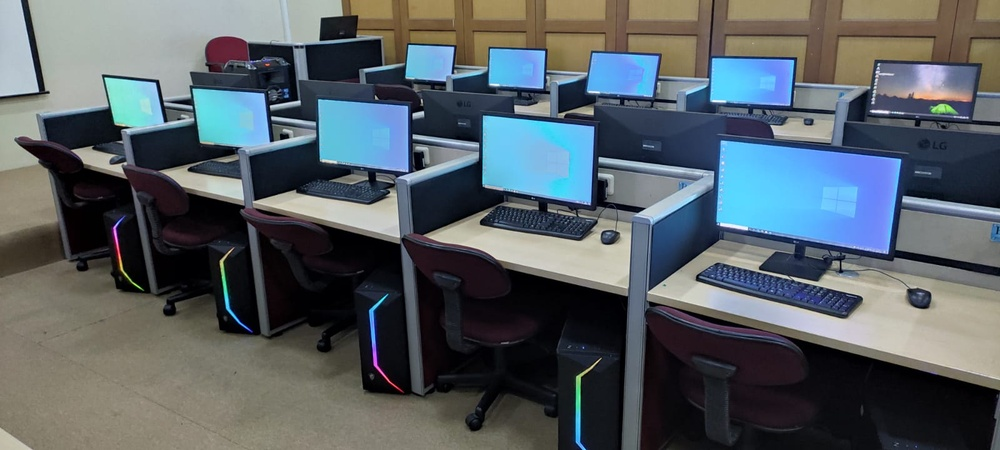
#> input picture images/lab.jpeg, 1000 x 450 px, shrunk from 1600 x 720 before the run, given in place of coins.png, which was not available
$ jupyter execute canny_edge_detector.ipynb   (shell and % lines are left out)   (text cells are left out)
#> lines starting #> are read from the running program, lines starting #| are printed output that depends on the picture; pictures that were not available may be replaced by others from this repository, and a replacement may not be noted
[cell 1]
%cd canny-edge-detector

[cell 2]
# import the necessary packages
import matplotlib.pyplot as plt
import cv2

[cell 3]
def plt_imshow(title, image):
	# convert the image frame BGR to RGB color space and display it
	image = cv2.cvtColor(image, cv2.COLOR_BGR2RGB)
	plt.imshow(image)
	plt.title(title)
	plt.grid(False)
	plt.show()

[cell 4]
# # construct the argument parser and parse the arguments
# ap = argparse.ArgumentParser()
# ap.add_argument("-i", "--image", type=str, required=True,
# 	help="path to input image")
# args = vars(ap.parse_args())

# since we are using Jupyter Notebooks we can replace our argument
# parsing code with *hard coded* arguments and values
args = {
    "image": "images/coins.png"
}

[cell 5]
# load the image, convert it to grayscale, and blur it slightly
image = cv2.imread(args["image"])
#> image is the input picture: shape (450, 1000, 3); mean B, G, R 100.6, 95.4, 86.9
gray = cv2.cvtColor(image, cv2.COLOR_BGR2GRAY)
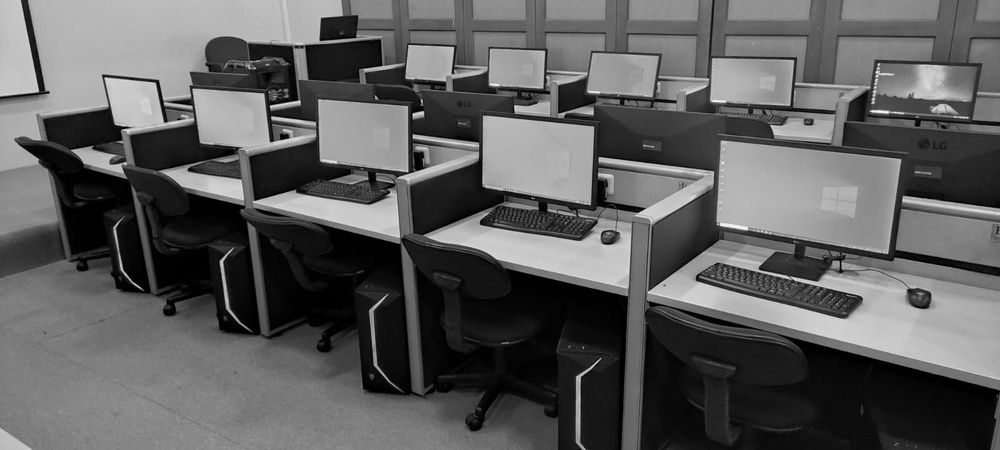
#> gray: shape (450, 1000); min 0, max 249, mean 93.4
blurred = cv2.GaussianBlur(gray, (5, 5), 0)

# show the original and blurred images
plt_imshow("Original", image)
plt_imshow("Blurred", blurred)

[cell 6]
# compute a "wide", "mid-range", and "tight" threshold for the edges
# using the Canny edge detector
wide = cv2.Canny(blurred, 10, 200)
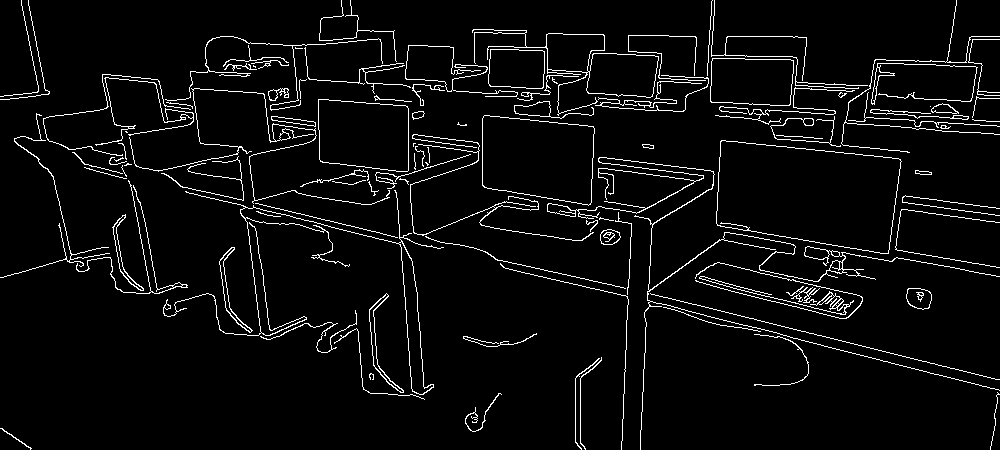
#> wide: shape (450, 1000); 4.7% white in thin lines or dots
mid = cv2.Canny(blurred, 30, 150)
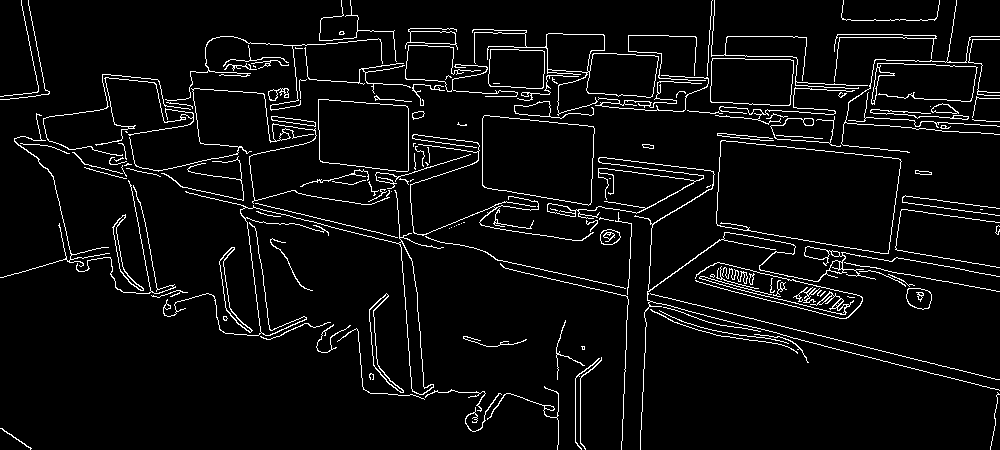
#> mid: shape (450, 1000); 5.2% white in thin lines or dots
tight = cv2.Canny(blurred, 240, 250)
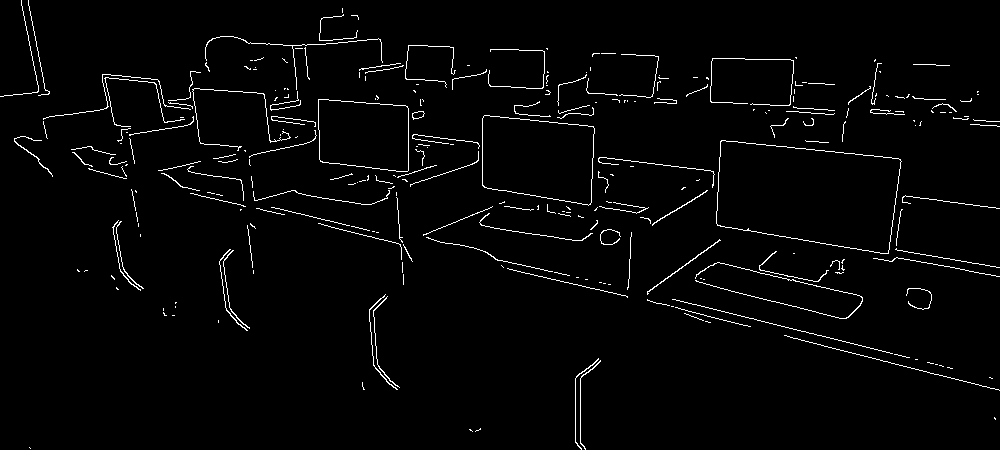
#> tight: shape (450, 1000); 2.3% white in thin lines or dots

# show the output Canny edge maps
plt_imshow("Wide Edge Map", wide)
#> in plt_imshow (call 3), `image = cv2.cvtColor(image, cv2.COLOR_BGR2RGB)`: image: shape (450, 1000, 3); 4.7% white in thin lines or dots
plt_imshow("Mid Edge Map", mid)
#> in plt_imshow (call 4), `image = cv2.cvtColor(image, cv2.COLOR_BGR2RGB)`: image: shape (450, 1000, 3); 5.2% white in thin lines or dots
plt_imshow("Tight Edge Map", tight)
#> in plt_imshow (call 5), `image = cv2.cvtColor(image, cv2.COLOR_BGR2RGB)`: image: shape (450, 1000, 3); 2.3% white in thin lines or dots
